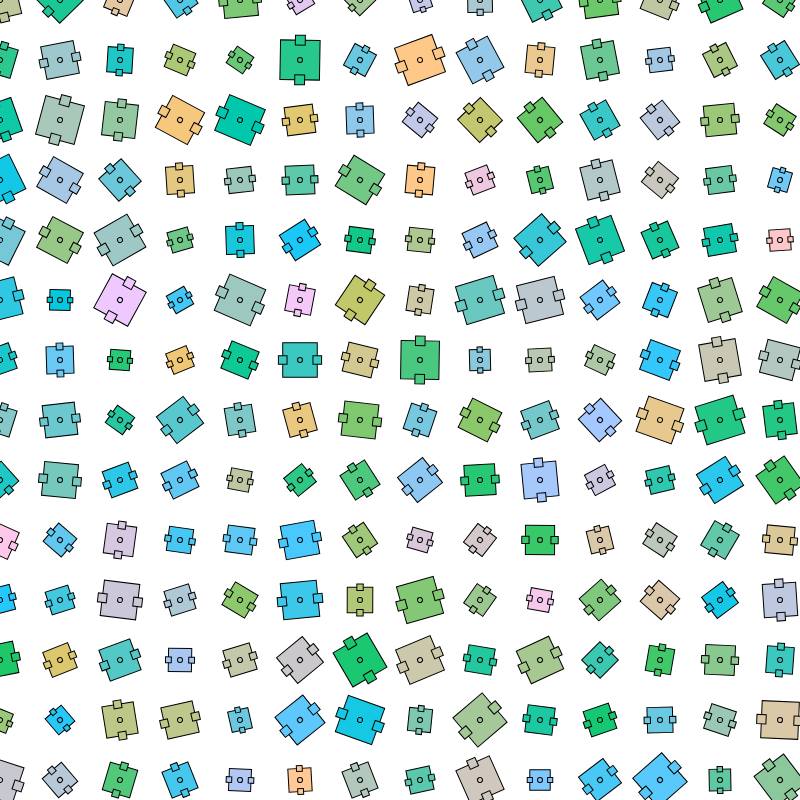
Frame 1 (no input)
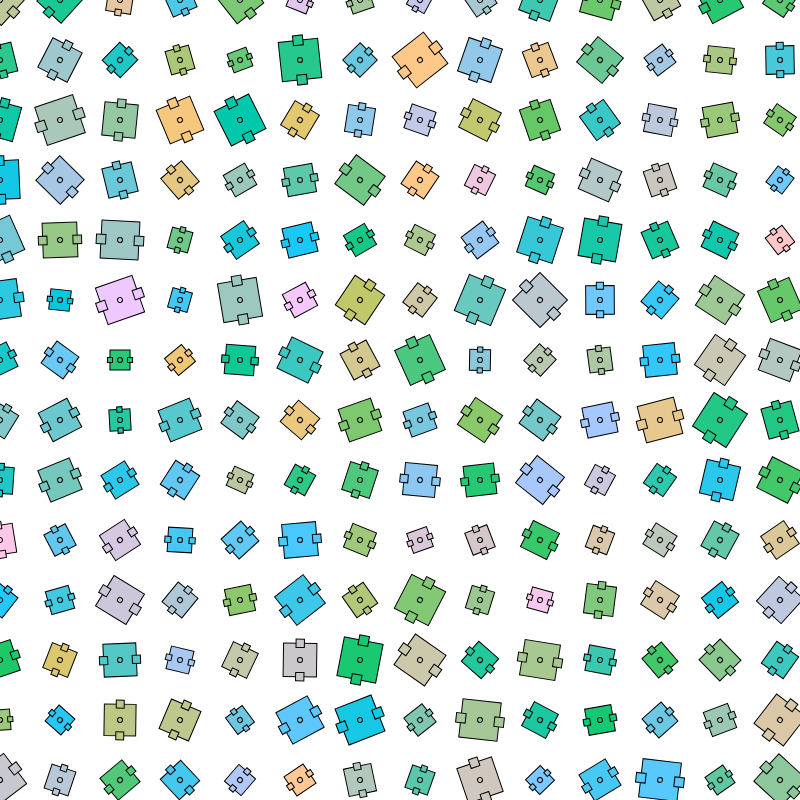
Frame 60 (no input)
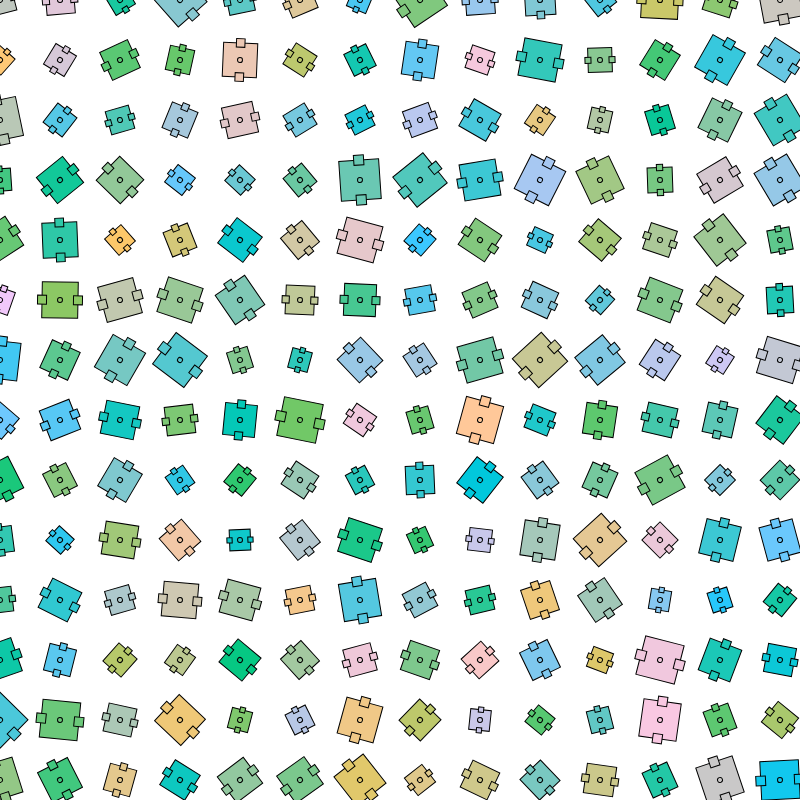
Frame 120 (the mouse pressed at the canvas centre since frame 60)

The p5.js sketch that drew these frames (run headless with seeded random() and noise() and a simulated clock; from frame 60 on, the mouse is pressed at the canvas centre):

// p5.js sketch
// ── sketch.js
let vel = 3;
let rot = 1;

const nFilas = 14;
const nColumnas = 14;

let angulos = [];
let velocidades = [];
let tamanos = [];
let colores = [];

function setup() {
  createCanvas(800, 800);
  rectMode(CENTER);

  //vamos a rellenar nuestros arrays;
  for (let i = 0; i < nFilas; ++i) {
    //para hacer un array bidimensinal con arrays, hay que hacerlo de esta manera
    //para cada elemento del array unidimensional, hay que crear un array dentro, quedando asi de 2 dimensiones
    angulos[i] = [];
    velocidades[i] = []; 
    colores[i] = [];
    tamanos[i] = [];

    //una vez creado, ya podemos acceder a los array dentro del los array
    for (let j = 0; j < nColumnas; ++j) {
      angulos[i][j] = random(360);
      velocidades[i][j] = random(-1, 1);
      colores[i][j] = color(random(255), 200, 100 + random(155));
      tamanos[i][j] = random(20, 40);
    }
  }
}

function draw() {
  background(255);

  //llamar a la funcion randomizar cada cierta cantidad de cuadros
  // if (frameCount % 30 == 0) {
  //   randomizar();
  // }

  for (let i = 0; i < velocidades[0].length; ++i) {
    for (let j = 0; j < velocidades[1].length; ++j) {
      let miRot = (angulos[i][j] += velocidades[i][j]);
      figura(60 * i, 60 * j, tamanos[i][j], miRot, colores[i][j]);
    }
  }
}

function figura(x, y, t, r, c) {
  push();
  translate(x, y);
  rotate(radians(r));
  fill(c);
  stroke(c * 3);
  rect(0, 0, t, t);
  fill(c * 2);
  ellipse(0, 0, 5, 5);
  rect(t / 2, 0, t / 4, t / 4);
  rect(-t / 2, 0, t / 4, t / 4);
  pop();
}

function mousePressed() {
  randomizar();
}

function randomizar() {
  //esta funcion es identico a lo que ponemos en el setup. 
  for (let i = 0; i < nFilas; ++i) {
    angulos[i] = [];
    velocidades[i] = [];
    colores[i] = [];
    tamanos[i] = [];

    for (let j = 0; j < nColumnas; ++j) {
      angulos[i][j] = random(360);
      velocidades[i][j] = random(-1, 1);
      colores[i][j] = color(random(255), 200, 100 + random(155));
      tamanos[i][j] = random(20, 40);
    }
  }
}
